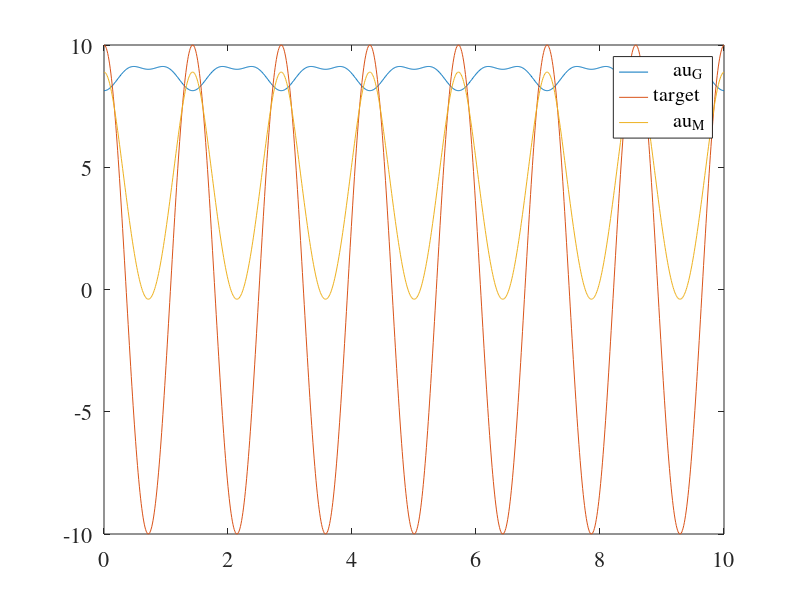

Here is the MATLAB script that generated this plot:
%% initial settings
clear
close all

%%%%%%%%%%%%%%%%%%%%%%%%%%%%%%%%%%%%%%%%%%%%%%%%%%%%%%%%%%%%
set(0,'defaultAxesFontSize',16);
set(0,'defaultAxesFontName', 'times');
set(0,'defaultTextFontSize',16);
set(0,'defaultTextFontName', 'times');
%%%%%%%%%%%%%%%%%%%%%%%%%%%%%%%%%%%%%%%%%%%%%%%%%%%%%%%%%%%%

time =(0 : 0.01 : 10);
A = 10;  % [Nm]
B = 0.04;   % [m]
C = 20 / 180 * 3.14;    % [rad]
f = 0.7;   % [Hz]

%% ロボットのパラメータ
L1 = 0.33;   % 前脚の作用点[m]
L2 = 0.15;   % 後ろ脚の作用点[m]
l = 0.13;   % ゴムの力点[m]
r = 0.06;   % プーリーの半径[m]
Lm = 0.145;   % モータと脚の軸間距離[m]
Lx = 0.25;   % 初期ワイヤ長さ[m]

%% 計算
omega = 2* 3.14 * f;   % 脚の角度
lm = sqrt(r^2 + Lm^2 -2*r*Lm*cos(160));   % 脚の軸とモータの力点との距離


for i=1:length(time)
    %% ゴムによる脚トルク算出
    x(i) = - B * cos(omega * time(i)) + 0.29 + B;   % ゴムの変位
    T(i) = 192.9*x(i) + 6.96;   % ゴムの張力の近似式（ゴムは二重並列）
    tau_g(i) = T(i) * L1 * sqrt(1 - ((L1^2 + x(i)^2 - l^2) / (2* L1 * x(i)))^2);  % ゴムのトルク
    
    %% モータによる脚トルク算出
    lx(i) = Lx - L2 * (- C * cos(omega * time(i)) + C);
    sin_alpha(i) = sqrt(1 - ((L2^2 + lx(i)^2 - lm^2) / (2* L2 * lx(i)))^2);
    
    tgt(i) = A * cos(omega* time(i));   % 脚にかけたいトルク
    tau_m(i) = (tgt(i) + tau_g(i)) * r / L2 /sin_alpha(i);
    
 end

figure
plot(time, tau_g)
hold on
plot(time, tgt)
plot(time, tau_m)

legend("\tau_G", "target", "\tau_M")